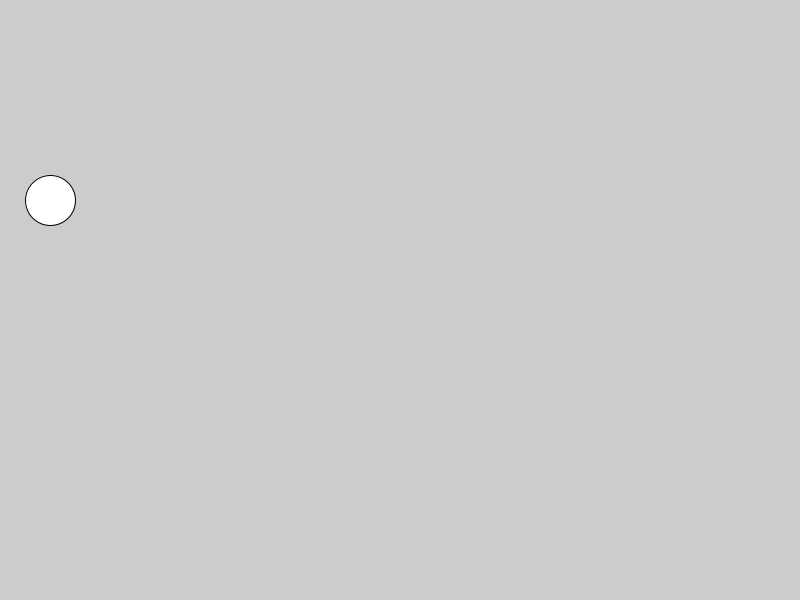
Frame 1 (no input)
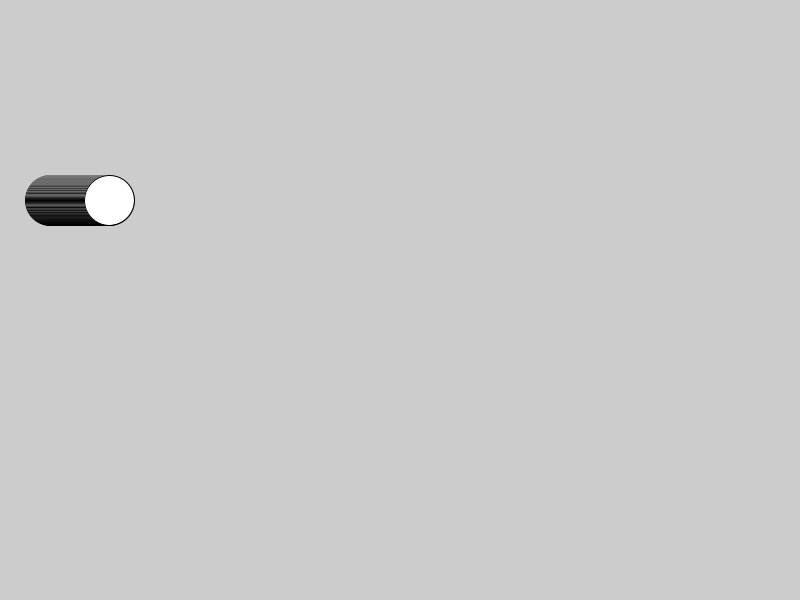
Frame 60 (the mouse pressed at the canvas centre just before this capture)
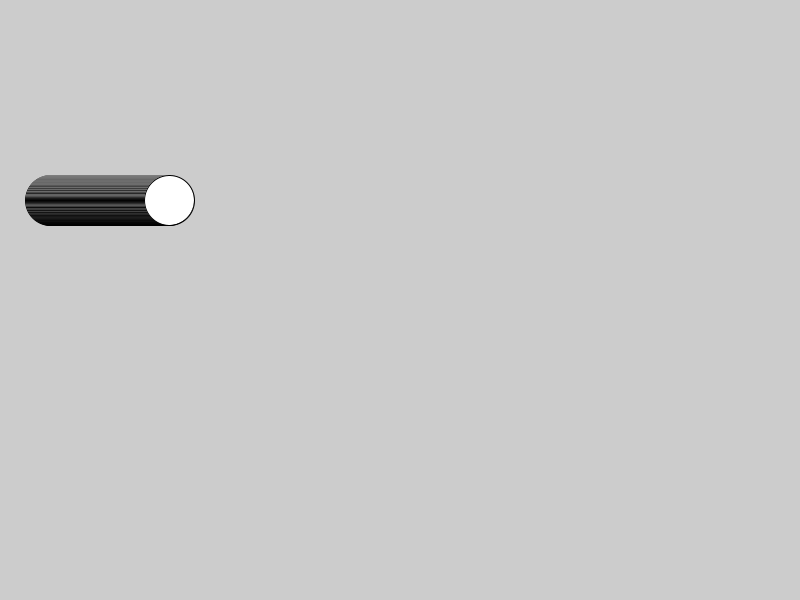
Frame 120 (the mouse held since frame 60 and released just before this capture)

The Processing sketch that drew these frames (run headless with seeded random() and noise(); from frame 60 on, the mouse is pressed at the canvas centre):

// Processing sketch: WebJS
// ── WebJS.pde
int x = 50;
int r = 50;

Point[] pts = new Point[6];

int count = 0;

void setup()
{
  size(800,600);
  frameRate(60);
  //pixelDensity(2); // retina
}

void draw()
{
  if(keyPressed) {
        println(" you pressed "+key);
  }
  
  ellipse(x,200,r,r);
  x++;
  
  if(x > width) x=0;
  
  beginShape();
  for(int i = 0; i<pts.length; i++)
  {
    if(pts[i] != null)
    {
      vertex(pts[i].x, pts[i].y);
    }
  }
  endShape();
    
}

void mousePressed()
{
  if(count > 5){
        count = 0;
    }
    Point newPoint = new Point(mouseX, mouseY);
    pts[count] = newPoint;
    count++;
}

void keyPressed(){
    print(" you're pressing a key \n that key is "+key);
}

class Point
{
  float x;
  float y;
  
  Point(float _x, float _y)
  {
    println(" x is: "+_x+" and y is "+_y);
    x = _x;
    y = _y;
  }
}
    
  
